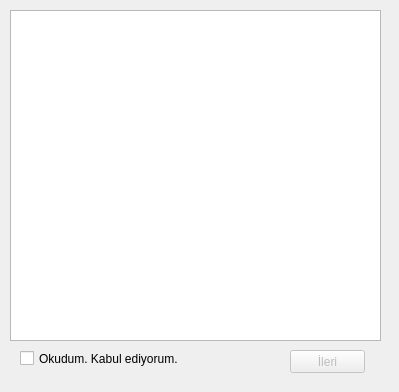
<?xml version="1.0" encoding="UTF-8"?>
<ui version="4.0">
 <class>Dialog</class>
 <widget class="QDialog" name="Dialog">
  <property name="geometry">
   <rect>
    <x>0</x>
    <y>0</y>
    <width>399</width>
    <height>392</height>
   </rect>
  </property>
  <property name="windowTitle">
   <string>Dialog</string>
  </property>
  <widget class="QPlainTextEdit" name="plainTextEdit">
   <property name="geometry">
    <rect>
     <x>10</x>
     <y>10</y>
     <width>371</width>
     <height>331</height>
    </rect>
   </property>
  </widget>
  <widget class="QCheckBox" name="checkBox">
   <property name="geometry">
    <rect>
     <x>20</x>
     <y>350</y>
     <width>191</width>
     <height>17</height>
    </rect>
   </property>
   <property name="text">
    <string>Okudum. Kabul ediyorum.</string>
   </property>
  </widget>
  <widget class="QPushButton" name="pushButton">
   <property name="enabled">
    <bool>false</bool>
   </property>
   <property name="geometry">
    <rect>
     <x>290</x>
     <y>350</y>
     <width>75</width>
     <height>23</height>
    </rect>
   </property>
   <property name="text">
    <string>İleri</string>
   </property>
  </widget>
 </widget>
 <resources/>
 <connections/>
</ui>
